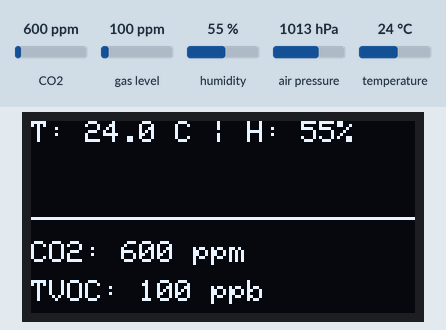
This sketch was run on a simulated ESP32. Parts: 128×64 one-colour display. The test bench sets the inputs (shaded band); at power-on: CO2 600 ppm, gas level 100 ppm, humidity 55 %, temperature 24 °C, air pressure 1013 hPa. WiFi joins after 1.5 s; servers stay silent unless stated; uploads are accepted with an empty reply; what the sketch prints to the serial monitor is not drawn.

Above: at 3.2 s.
3.3 s: CO2 set to 452 ppm
At 8.7 s:
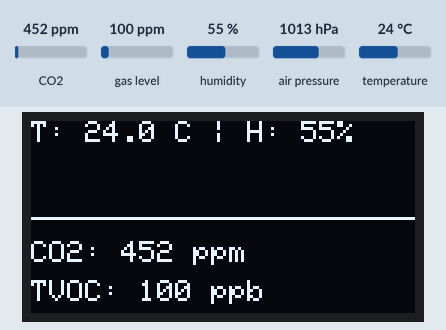
9.1 s: gas level set to 20 ppm
At 13.8 s:
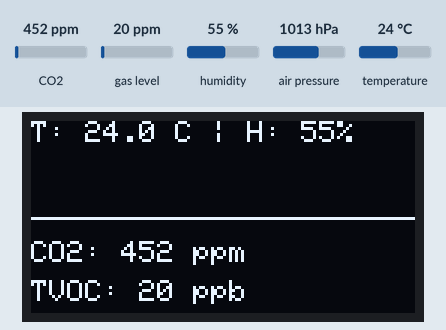
14.9 s: humidity set to 22 %
At 18.8 s:
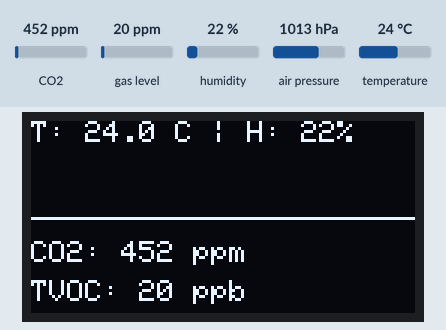
20.7 s: temperature set to 12 °C
At 23.9 s:
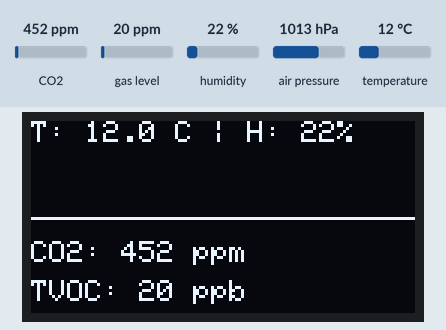
Timing chart, 0 to 25.4 s (numbered marks = the images above; inputs shaded):
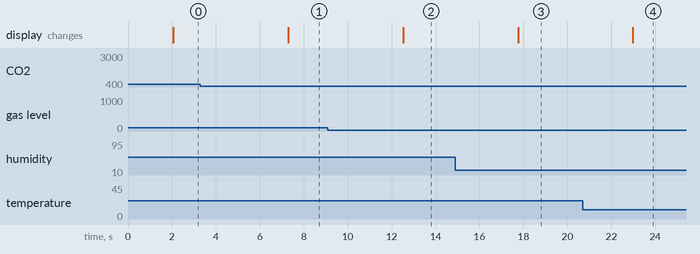

The sketch:

kafka_airanalyzer.ino.ino
```cpp
#include <WiFi.h>
#include <HTTPClient.h>
#include <ArduinoJson.h>
#include <Wire.h>
#include <Adafruit_Sensor.h>
#include <Adafruit_BME280.h>
#include <Adafruit_CCS811.h>
#include <Adafruit_GFX.h>
#include <Adafruit_SSD1306.h>

const char* ssid = "iPhone (Timur)";
const char* password = "dddddddd";

const char* serverName = "http://172.20.10.8:5000/log";

#define SCREEN_WIDTH 128
#define SCREEN_HEIGHT 64
Adafruit_SSD1306 display(SCREEN_WIDTH, SCREEN_HEIGHT, &Wire, -1);
Adafruit_BME280 bme;
Adafruit_CCS811 ccs;

float t, h, p;
int co2, tvoc;

void setup() {
  Serial.begin(115200);
  WiFi.begin(ssid, password);
  Wire.begin();

  while (WiFi.status() != WL_CONNECTED) {
    delay(1000);
    Serial.println("Подключение к WiFi...");
  }
  Serial.println("Подключено к WiFi!");

  display.begin(SSD1306_SWITCHCAPVCC, 0x3C);
  bme.begin(0x76);
  ccs.begin();
}

void loop() {

  t = bme.readTemperature();
  h = bme.readHumidity();
  p = bme.readPressure() / 133.322;

  if(ccs.available() && !ccs.readData()){
    co2 = ccs.geteCO2();
    tvoc = ccs.getTVOC();
    ccs.setEnvironmentalData(h, t);
  }


  display.clearDisplay();
  display.setTextSize(1);
  display.setTextColor(WHITE);
  display.setCursor(0,0);
  display.printf("T: %.1f C | H: %.0f%%", t, h);

  display.drawLine(0, 32, 128, 32, WHITE);
  display.setCursor(0,40);
  display.printf("CO2: %d ppm", co2);
  display.setCursor(0,53);
  display.printf("TVOC: %d ppb", tvoc);
  display.display();

  if (WiFi.status() == WL_CONNECTED) {
    HTTPClient http;
    http.begin(serverName);
    http.addHeader("Content-Type", "application/json");

    StaticJsonDocument<200> doc;
    doc["temp"] = t;
    doc["co2"] = co2;
    doc["humidity"] = h;

    String requestBody;
    serializeJson(doc, requestBody);

    int httpResponseCode = http.POST(requestBody);

    if (httpResponseCode > 0) {
      Serial.print("Ответ сервера: ");
      Serial.println(httpResponseCode);
    } else {
      Serial.print("Ошибка отправки: ");
      Serial.println(httpResponseCode);
    }
    http.end();
  }

  delay(5000); // Отправка каждые 5 секунд
}
```

Measured:
- after the input at 3.3 s, the display: changes after 4.0 s (image 1)
- after the input at 9.1 s, the display: changes after 3.4 s (image 2)
- after the input at 14.9 s, the display: changes after 2.9 s (image 3)
- after the input at 20.7 s, the display: changes after 2.3 s (image 4)
